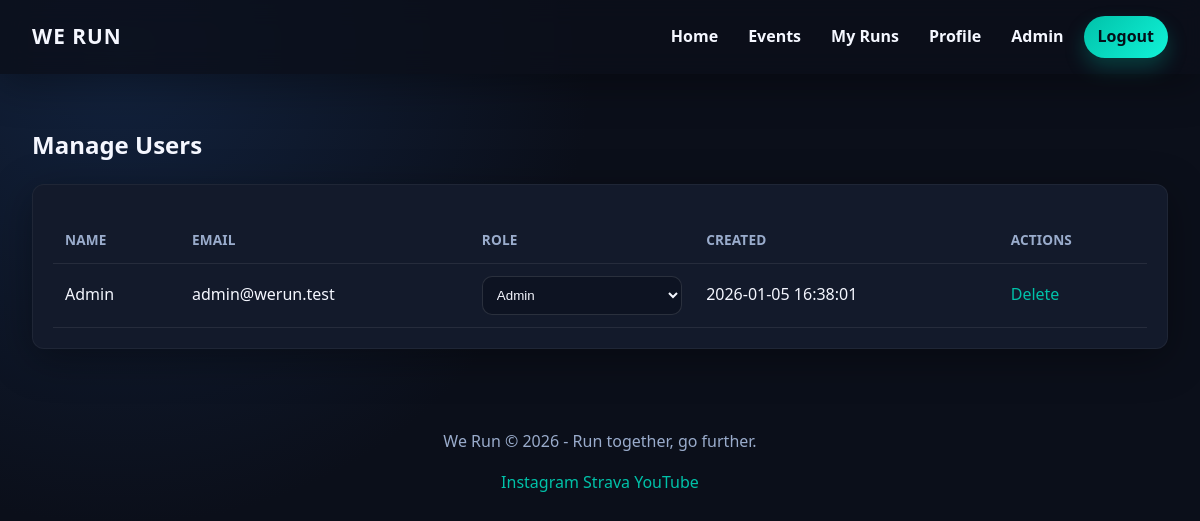
The page /admin/users.php (signed in) on the database its author committed.
### tables this page shows
CREATE TABLE IF NOT EXISTS users (
    id INT AUTO_INCREMENT PRIMARY KEY,
    name VARCHAR(120) NOT NULL,
    email VARCHAR(160) NOT NULL UNIQUE,
    password_hash VARCHAR(255) NOT NULL,
    role ENUM('admin','participant') DEFAULT 'participant',
    created_at TIMESTAMP DEFAULT CURRENT_TIMESTAMP
);

### includes/auth.php (called while the page is built, shortened)
<?php
function e(string $value): string {
    return htmlspecialchars($value, ENT_QUOTES, 'UTF-8');
}
?>

### admin/users.php (the view, shortened to what this page needs)
<?php
require_once __DIR__ . '/../includes/db.php';
require_once __DIR__ . '/../includes/header.php';
$users = $mysqli->query("SELECT id, name, email, role, created_at FROM users ORDER BY created_at DESC");
?>
<h2>Manage Users</h2>
<div class="card">
<table class="table">
    <tr><th>Name</th><th>Email</th><th>Role</th><th>Created</th><th>Actions</th></tr>
    <?php while ($row = $users->fetch_assoc()): ?>
        <tr>
            <td><?php echo e($row['name']); ?></td>
            <td><?php echo e($row['email']); ?></td>
            <td>
                <form method="POST" style="display:flex; gap:6px; align-items:center;">
                    <select name="role" onchange="this.form.submit()">
                        <option value="admin" <?php echo $row['role']==='admin'?'selected':''; ?>>Admin</option>
                    </select>
                </form>
            </td>
            <td><?php echo e($row['created_at']); ?></td>
            <td>
                <?php if ($row['id'] !== $_SESSION['user']['id']): ?>
                    <a href="?delete=<?php echo $row['id']; ?>" onclick="return confirm('Delete user?');">Delete</a>
                <?php endif; ?>
            </td>
        </tr>
    <?php endwhile; ?>
</table>
</div>
<?php require_once __DIR__ . '/../includes/footer.php'; ?>

### assets/style.css (style rules this page uses)
:root { --bg: #0c0f1a; --panel: #131a2b; --accent: #00c2a9; --accent-2: #f4b400; --text: #f5f7ff; --muted: #9aaccc; --radius: 12px; --shadow: 0 10px 40px rgba(0,0,0,0.35); font-family: "Segoe UI", "Helvetica Neue", Arial, sans-serif; }
* { box-sizing: border-box; }
body { margin: 0; background: radial-gradient(circle at 10% 10%, #12223d, #0b0f1a 40%), linear-gradient(120deg, #0b0f1a, #0e1525); color: var(--text); line-height: 1.6; }
a { color: var(--accent); text-decoration: none; transition: color 0.2s ease, opacity 0.2s ease; }
.card { background: var(--panel); border-radius: var(--radius); padding: 20px; box-shadow: var(--shadow); border: 1px solid rgba(255,255,255,0.05); transition: transform 0.25s ease, box-shadow 0.25s ease, border-color 0.25s ease; animation: rise 0.4s ease; }
.table { width: 100%; border-collapse: collapse; margin-top: 12px; }
.table th, .table td { padding: 12px; border-bottom: 1px solid rgba(255,255,255,0.08); text-align: left; }
.table th { color: var(--muted); font-weight: 600; letter-spacing: 0.01em; text-transform: uppercase; font-size: 0.85rem; }
input, select, textarea { width: 100%; padding: 10px; border-radius: 10px; border: 1px solid rgba(255,255,255,0.12); background: #0d1322; color: var(--text); transition: border-color 0.2s ease, box-shadow 0.2s ease; }
form { display: grid; gap: 12px; }

### rows shown on the page
users: name "Admin", email "admin@werun.test", role "Admin", created_at "2026-01-05 16:38:01"
